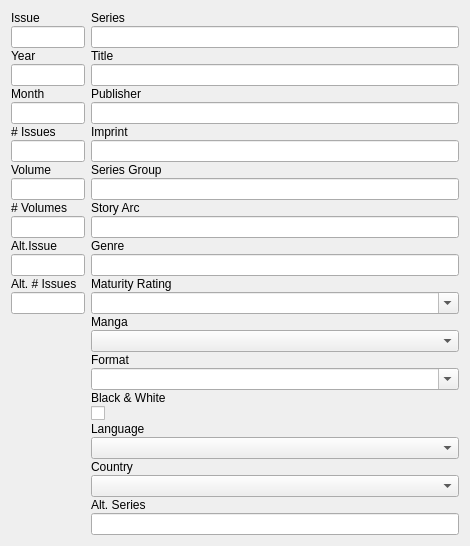
                <widget class="QWidget" name="scrollAreaWidgetContents">
                 <property name="enabled">
                  <bool>true</bool>
                 </property>
                 <property name="geometry">
                  <rect>
                   <x>0</x>
                   <y>0</y>
                   <width>470</width>
                   <height>520</height>
                  </rect>
                 </property>
                 <property name="sizePolicy">
                  <sizepolicy hsizetype="Expanding" vsizetype="Preferred">
                   <horstretch>0</horstretch>
                   <verstretch>0</verstretch>
                  </sizepolicy>
                 </property>
                 <property name="baseSize">
                  <size>
                   <width>0</width>
                   <height>0</height>
                  </size>
                 </property>
                 <property name="acceptDrops">
                  <bool>true</bool>
                 </property>
                 <layout class="QGridLayout" name="gridLayout_6">
                  <item row="0" column="0">
                   <layout class="QHBoxLayout" name="horizontalLayout_5" stretch="20,100">
                    <item>
                     <layout class="QFormLayout" name="formLayout_3">
                      <property name="fieldGrowthPolicy">
                       <enum>QFormLayout::FieldsStayAtSizeHint</enum>
                      </property>
                      <property name="rowWrapPolicy">
                       <enum>QFormLayout::WrapAllRows</enum>
                      </property>
                      <property name="labelAlignment">
                       <set>Qt::AlignRight|Qt::AlignTrailing|Qt::AlignVCenter</set>
                      </property>
                      <property name="horizontalSpacing">
                       <number>6</number>
                      </property>
                      <property name="verticalSpacing">
                       <number>1</number>
                      </property>
                      <item row="0" column="0">
                       <widget class="QLabel" name="label_4">
                        <property name="text">
                         <string>Issue</string>
                        </property>
                       </widget>
                      </item>
                      <item row="0" column="1">
                       <widget class="QLineEdit" name="leIssueNum">
                        <property name="acceptDrops">
                         <bool>false</bool>
                        </property>
                       </widget>
                      </item>
                      <item row="1" column="0">
                       <widget class="QLabel" name="label_6">
                        <property name="text">
                         <string>Year</string>
                        </property>
                       </widget>
                      </item>
                      <item row="1" column="1">
                       <widget class="QLineEdit" name="lePubYear">
                        <property name="sizePolicy">
                         <sizepolicy hsizetype="Expanding" vsizetype="Fixed">
                          <horstretch>0</horstretch>
                          <verstretch>0</verstretch>
                         </sizepolicy>
                        </property>
                        <property name="maximumSize">
                         <size>
                          <width>16777215</width>
                          <height>16777215</height>
                         </size>
                        </property>
                        <property name="acceptDrops">
                         <bool>false</bool>
                        </property>
                        <property name="inputMethodHints">
                         <set>Qt::ImhDigitsOnly</set>
                        </property>
                       </widget>
                      </item>
                      <item row="2" column="0">
                       <widget class="QLabel" name="label_35">
                        <property name="text">
                         <string>Month</string>
                        </property>
                       </widget>
                      </item>
                      <item row="2" column="1">
                       <widget class="QLineEdit" name="lePubMonth">
                        <property name="sizePolicy">
                         <sizepolicy hsizetype="Expanding" vsizetype="Fixed">
                          <horstretch>0</horstretch>
                          <verstretch>0</verstretch>
                         </sizepolicy>
                        </property>
                        <property name="maximumSize">
                         <size>
                          <width>16777215</width>
                          <height>16777215</height>
                         </size>
                        </property>
                        <property name="acceptDrops">
                         <bool>false</bool>
                        </property>
                        <property name="inputMethodHints">
                         <set>Qt::ImhDigitsOnly</set>
                        </property>
                       </widget>
                      </item>
                      <item row="3" column="0">
                       <widget class="QLabel" name="label_5">
                        <property name="text">
                         <string># Issues</string>
                        </property>
                       </widget>
                      </item>
                      <item row="3" column="1">
                       <widget class="QLineEdit" name="leIssueCount">
                        <property name="acceptDrops">
                         <bool>false</bool>
                        </property>
                        <property name="inputMethodHints">
                         <set>Qt::ImhDigitsOnly</set>
                        </property>
                       </widget>
                      </item>
                      <item row="4" column="0">
                       <widget class="QLabel" name="label_9">
                        <property name="text">
                         <string>Volume</string>
                        </property>
                       </widget>
                      </item>
                      <item row="4" column="1">
                       <widget class="QLineEdit" name="leVolumeNum">
                        <property name="acceptDrops">
                         <bool>false</bool>
                        </property>
                       </widget>
                      </item>
                      <item row="5" column="0">
                       <widget class="QLabel" name="label_12">
                        <property name="text">
                         <string># Volumes</string>
                        </property>
                       </widget>
                      </item>
                      <item row="5" column="1">
                       <widget class="QLineEdit" name="leVolumeCount">
                        <property name="acceptDrops">
                         <bool>false</bool>
                        </property>
                        <property name="inputMethodHints">
                         <set>Qt::ImhDigitsOnly</set>
                        </property>
                       </widget>
                      </item>
                      <item row="6" column="0">
                       <widget class="QLabel" name="label_22">
                        <property name="text">
                         <string>Alt.Issue</string>
                        </property>
                       </widget>
                      </item>
                      <item row="6" column="1">
                       <widget class="QLineEdit" name="leAltIssueNum">
                        <property name="sizePolicy">
                         <sizepolicy hsizetype="Preferred" vsizetype="Fixed">
                          <horstretch>0</horstretch>
                          <verstretch>0</verstretch>
                         </sizepolicy>
                        </property>
                        <property name="acceptDrops">
                         <bool>false</bool>
                        </property>
                       </widget>
                      </item>
                      <item row="7" column="0">
                       <widget class="QLabel" name="label_23">
                        <property name="text">
                         <string>Alt. # Issues</string>
                        </property>
                       </widget>
                      </item>
                      <item row="7" column="1">
                       <widget class="QLineEdit" name="leAltIssueCount">
                        <property name="acceptDrops">
                         <bool>false</bool>
                        </property>
                       </widget>
                      </item>
                     </layout>
                    </item>
                    <item>
                     <layout class="QFormLayout" name="formLayout_2">
                      <property name="sizeConstraint">
                       <enum>QLayout::SetMinimumSize</enum>
                      </property>
                      <property name="fieldGrowthPolicy">
                       <enum>QFormLayout::AllNonFixedFieldsGrow</enum>
                      </property>
                      <property name="rowWrapPolicy">
                       <enum>QFormLayout::WrapAllRows</enum>
                      </property>
                      <property name="labelAlignment">
                       <set>Qt::AlignRight|Qt::AlignTrailing|Qt::AlignVCenter</set>
                      </property>
                      <property name="formAlignment">
                       <set>Qt::AlignLeading|Qt::AlignLeft|Qt::AlignTop</set>
                      </property>
                      <property name="horizontalSpacing">
                       <number>0</number>
                      </property>
                      <property name="verticalSpacing">
                       <number>1</number>
                      </property>
                      <item row="0" column="0">
                       <widget class="QLabel" name="label_2">
                        <property name="text">
                         <string>Series</string>
                        </property>
                       </widget>
                      </item>
                      <item row="0" column="1">
                       <widget class="QLineEdit" name="leSeries">
                        <property name="acceptDrops">
                         <bool>false</bool>
                        </property>
                       </widget>
                      </item>
                      <item row="1" column="0">
                       <widget class="QLabel" name="label_3">
                        <property name="text">
                         <string>Title</string>
                        </property>
                       </widget>
                      </item>
                      <item row="1" column="1">
                       <widget class="QLineEdit" name="leTitle">
                        <property name="acceptDrops">
                         <bool>false</bool>
                        </property>
                       </widget>
                      </item>
                      <item row="2" column="0">
                       <widget class="QLabel" name="label_8">
                        <property name="text">
                         <string>Publisher</string>
                        </property>
                       </widget>
                      </item>
                      <item row="2" column="1">
                       <widget class="QLineEdit" name="lePublisher">
                        <property name="acceptDrops">
                         <bool>false</bool>
                        </property>
                       </widget>
                      </item>
                      <item row="3" column="0">
                       <widget class="QLabel" name="label_10">
                        <property name="text">
                         <string>Imprint</string>
                        </property>
                       </widget>
                      </item>
                      <item row="3" column="1">
                       <widget class="QLineEdit" name="leImprint">
                        <property name="sizePolicy">
                         <sizepolicy hsizetype="Expanding" vsizetype="Expanding">
                          <horstretch>0</horstretch>
                          <verstretch>0</verstretch>
                         </sizepolicy>
                        </property>
                        <property name="acceptDrops">
                         <bool>false</bool>
                        </property>
                       </widget>
                      </item>
                      <item row="4" column="0">
                       <widget class="QLabel" name="label_33">
                        <property name="text">
                         <string>Series Group</string>
                        </property>
                       </widget>
                      </item>
                      <item row="4" column="1">
                       <widget class="QLineEdit" name="leSeriesGroup">
                        <property name="acceptDrops">
                         <bool>false</bool>
                        </property>
                       </widget>
                      </item>
                      <item row="5" column="0">
                       <widget class="QLabel" name="label_25">
                        <property name="text">
                         <string>Story Arc</string>
                        </property>
                       </widget>
                      </item>
                      <item row="5" column="1">
                       <widget class="QLineEdit" name="leStoryArc">
                        <property name="acceptDrops">
                         <bool>false</bool>
                        </property>
                       </widget>
                      </item>
                      <item row="6" column="0">
                       <widget class="QLabel" name="label_24">
                        <property name="text">
                         <string>Genre</string>
                        </property>
                       </widget>
                      </item>
                      <item row="6" column="1">
                       <widget class="QLineEdit" name="leGenre">
                        <property name="acceptDrops">
                         <bool>false</bool>
                        </property>
                       </widget>
                      </item>
                      <item row="7" column="0">
                       <widget class="QLabel" name="label_18">
                        <property name="text">
                         <string>Maturity Rating</string>
                        </property>
                       </widget>
                      </item>
                      <item row="7" column="1">
                       <widget class="QComboBox" name="cbMaturityRating">
                        <property name="autoFillBackground">
                         <bool>false</bool>
                        </property>
                        <property name="editable">
                         <bool>true</bool>
                        </property>
                       </widget>
                      </item>
                      <item row="8" column="0">
                       <widget class="QLabel" name="label_31">
                        <property name="text">
                         <string>Manga</string>
                        </property>
                       </widget>
                      </item>
                      <item row="8" column="1">
                       <widget class="QComboBox" name="cbManga">
                        <property name="autoFillBackground">
                         <bool>false</bool>
                        </property>
                       </widget>
                      </item>
                      <item row="9" column="0">
                       <widget class="QLabel" name="label_26">
                        <property name="text">
                         <string>Format</string>
                        </property>
                       </widget>
                      </item>
                      <item row="9" column="1">
                       <widget class="QComboBox" name="cbFormat">
                        <property name="sizePolicy">
                         <sizepolicy hsizetype="Preferred" vsizetype="Maximum">
                          <horstretch>0</horstretch>
                          <verstretch>0</verstretch>
                         </sizepolicy>
                        </property>
                        <property name="editable">
                         <bool>true</bool>
                        </property>
                       </widget>
                      </item>
                      <item row="10" column="0">
                       <widget class="QLabel" name="label_32">
                        <property name="text">
                         <string>Black &amp; White</string>
                        </property>
                       </widget>
                      </item>
                      <item row="10" column="1">
                       <widget class="QCheckBox" name="cbBW">
                        <property name="layoutDirection">
                         <enum>Qt::LeftToRight</enum>
                        </property>
                        <property name="autoFillBackground">
                         <bool>false</bool>
                        </property>
                        <property name="text">
                         <string/>
                        </property>
                       </widget>
                      </item>
                      <item row="11" column="0">
                       <widget class="QLabel" name="label_13">
                        <property name="text">
                         <string>Language</string>
                        </property>
                       </widget>
                      </item>
                      <item row="11" column="1">
                       <widget class="QComboBox" name="cbLanguage">
                        <property name="sizePolicy">
                         <sizepolicy hsizetype="Preferred" vsizetype="Preferred">
                          <horstretch>0</horstretch>
                          <verstretch>0</verstretch>
                         </sizepolicy>
                        </property>
                       </widget>
                      </item>
                      <item row="12" column="0">
                       <widget class="QLabel" name="label_14">
                        <property name="text">
                         <string>Country</string>
                        </property>
                       </widget>
                      </item>
                      <item row="12" column="1">
                       <widget class="QComboBox" name="cbCountry">
                        <property name="sizePolicy">
                         <sizepolicy hsizetype="Preferred" vsizetype="Preferred">
                          <horstretch>0</horstretch>
                          <verstretch>0</verstretch>
                         </sizepolicy>
                        </property>
                       </widget>
                      </item>
                      <item row="13" column="0">
                       <widget class="QLabel" name="label_21">
                        <property name="text">
                         <string>Alt. Series</string>
                        </property>
                       </widget>
                      </item>
                      <item row="13" column="1">
                       <widget class="QLineEdit" name="leAltSeries">
                        <property name="acceptDrops">
                         <bool>false</bool>
                        </property>
                       </widget>
                      </item>
                     </layout>
                    </item>
                   </layout>
                  </item>
                 </layout>
                </widget>
